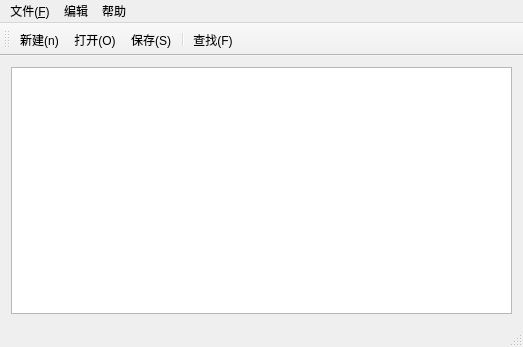
<?xml version="1.0" encoding="UTF-8"?>
<ui version="4.0">
 <class>MainWindow</class>
 <widget class="QMainWindow" name="MainWindow">
  <property name="geometry">
   <rect>
    <x>0</x>
    <y>0</y>
    <width>523</width>
    <height>347</height>
   </rect>
  </property>
  <property name="windowTitle">
   <string>MainWindow</string>
  </property>
  <widget class="QWidget" name="centralWidget">
   <layout class="QGridLayout" name="gridLayout">
    <item row="0" column="0">
     <widget class="QSplitter" name="splitter">
      <property name="orientation">
       <enum>Qt::Vertical</enum>
      </property>
      <widget class="QTextEdit" name="textEdit"/>
     </widget>
    </item>
   </layout>
  </widget>
  <widget class="QMenuBar" name="menuBar">
   <property name="geometry">
    <rect>
     <x>0</x>
     <y>0</y>
     <width>523</width>
     <height>25</height>
    </rect>
   </property>
   <widget class="QMenu" name="menu_F">
    <property name="title">
     <string>文件(&amp;F)</string>
    </property>
    <addaction name="action"/>
    <addaction name="separator"/>
    <addaction name="action_O"/>
    <addaction name="action_C"/>
    <addaction name="separator"/>
    <addaction name="action_S"/>
    <addaction name="action_A"/>
    <addaction name="separator"/>
    <addaction name="action_X"/>
   </widget>
   <widget class="QMenu" name="menu">
    <property name="title">
     <string>编辑</string>
    </property>
    <addaction name="action_Z"/>
    <addaction name="action_2"/>
    <addaction name="action_C_2"/>
    <addaction name="action_V"/>
    <addaction name="separator"/>
    <addaction name="action_F"/>
   </widget>
   <widget class="QMenu" name="menu_2">
    <property name="title">
     <string>帮助</string>
    </property>
    <addaction name="action_6"/>
   </widget>
   <addaction name="menu_F"/>
   <addaction name="menu"/>
   <addaction name="menu_2"/>
  </widget>
  <widget class="QToolBar" name="mainToolBar">
   <attribute name="toolBarArea">
    <enum>TopToolBarArea</enum>
   </attribute>
   <attribute name="toolBarBreak">
    <bool>false</bool>
   </attribute>
   <addaction name="action"/>
   <addaction name="action_O"/>
   <addaction name="action_S"/>
   <addaction name="separator"/>
   <addaction name="action_F"/>
  </widget>
  <widget class="QStatusBar" name="statusBar"/>
  <action name="action">
   <property name="icon">
    <iconset resource="menu.qrc">
     <normaloff>:/image/add.png</normaloff>:/image/add.png</iconset>
   </property>
   <property name="text">
    <string>新建(&amp;n)</string>
   </property>
   <property name="shortcut">
    <string>Ctrl+N</string>
   </property>
  </action>
  <action name="action_O">
   <property name="icon">
    <iconset resource="menu.qrc">
     <normaloff>:/image/gtk-open.png</normaloff>:/image/gtk-open.png</iconset>
   </property>
   <property name="text">
    <string>打开(&amp;O)</string>
   </property>
   <property name="shortcut">
    <string>Ctrl+Q</string>
   </property>
  </action>
  <action name="action_C">
   <property name="icon">
    <iconset resource="menu.qrc">
     <normaloff>:/image/gtk-close.png</normaloff>:/image/gtk-close.png</iconset>
   </property>
   <property name="text">
    <string>关闭(&amp;C)</string>
   </property>
   <property name="shortcut">
    <string>Ctrl+C</string>
   </property>
  </action>
  <action name="action_S">
   <property name="icon">
    <iconset resource="menu.qrc">
     <normaloff>:/image/gtk-save.png</normaloff>:/image/gtk-save.png</iconset>
   </property>
   <property name="text">
    <string>保存(&amp;S)</string>
   </property>
   <property name="shortcut">
    <string>Ctrl+S</string>
   </property>
  </action>
  <action name="action_A">
   <property name="icon">
    <iconset resource="menu.qrc">
     <normaloff>:/image/gtk-save-as.png</normaloff>:/image/gtk-save-as.png</iconset>
   </property>
   <property name="text">
    <string>另存为(&amp;A)</string>
   </property>
   <property name="shortcut">
    <string>Ctrl+A</string>
   </property>
  </action>
  <action name="action_X">
   <property name="icon">
    <iconset resource="menu.qrc">
     <normaloff>:/image/application-exit.png</normaloff>:/image/application-exit.png</iconset>
   </property>
   <property name="text">
    <string>退出(&amp;X)</string>
   </property>
   <property name="shortcut">
    <string>Ctrl+X</string>
   </property>
  </action>
  <action name="action_Z">
   <property name="icon">
    <iconset resource="menu.qrc">
     <normaloff>:/image/gtk-revert-to-saved-rtl.png</normaloff>:/image/gtk-revert-to-saved-rtl.png</iconset>
   </property>
   <property name="text">
    <string>撤销(&amp;Z)</string>
   </property>
   <property name="shortcut">
    <string>Ctrl+Z</string>
   </property>
  </action>
  <action name="action_C_2">
   <property name="icon">
    <iconset resource="menu.qrc">
     <normaloff>:/image/gtk-copy.png</normaloff>:/image/gtk-copy.png</iconset>
   </property>
   <property name="text">
    <string>复制(&amp;C)</string>
   </property>
   <property name="shortcut">
    <string>Ctrl+C</string>
   </property>
  </action>
  <action name="action_V">
   <property name="icon">
    <iconset resource="menu.qrc">
     <normaloff>:/image/gtk-paste.png</normaloff>:/image/gtk-paste.png</iconset>
   </property>
   <property name="text">
    <string>粘贴(&amp;V)</string>
   </property>
   <property name="shortcut">
    <string>Ctrl+V</string>
   </property>
  </action>
  <action name="action_F">
   <property name="icon">
    <iconset resource="menu.qrc">
     <normaloff>:/image/gtk-find.png</normaloff>:/image/gtk-find.png</iconset>
   </property>
   <property name="text">
    <string>查找(&amp;F)</string>
   </property>
   <property name="shortcut">
    <string>Ctrl+F</string>
   </property>
  </action>
  <action name="action_6">
   <property name="icon">
    <iconset>
     <normaloff>../../QT/img/actions/gtk-help.png</normaloff>../../QT/img/actions/gtk-help.png</iconset>
   </property>
   <property name="text">
    <string>版本说明</string>
   </property>
  </action>
  <action name="action_2">
   <property name="icon">
    <iconset resource="menu.qrc">
     <normaloff>:/image/gtk-cut.png</normaloff>:/image/gtk-cut.png</iconset>
   </property>
   <property name="text">
    <string>剪切（&amp;X）</string>
   </property>
   <property name="shortcut">
    <string>Ctrl+X</string>
   </property>
  </action>
 </widget>
 <layoutdefault spacing="6" margin="11"/>
 <resources>
  <include location="menu.qrc"/>
 </resources>
 <connections/>
</ui>
